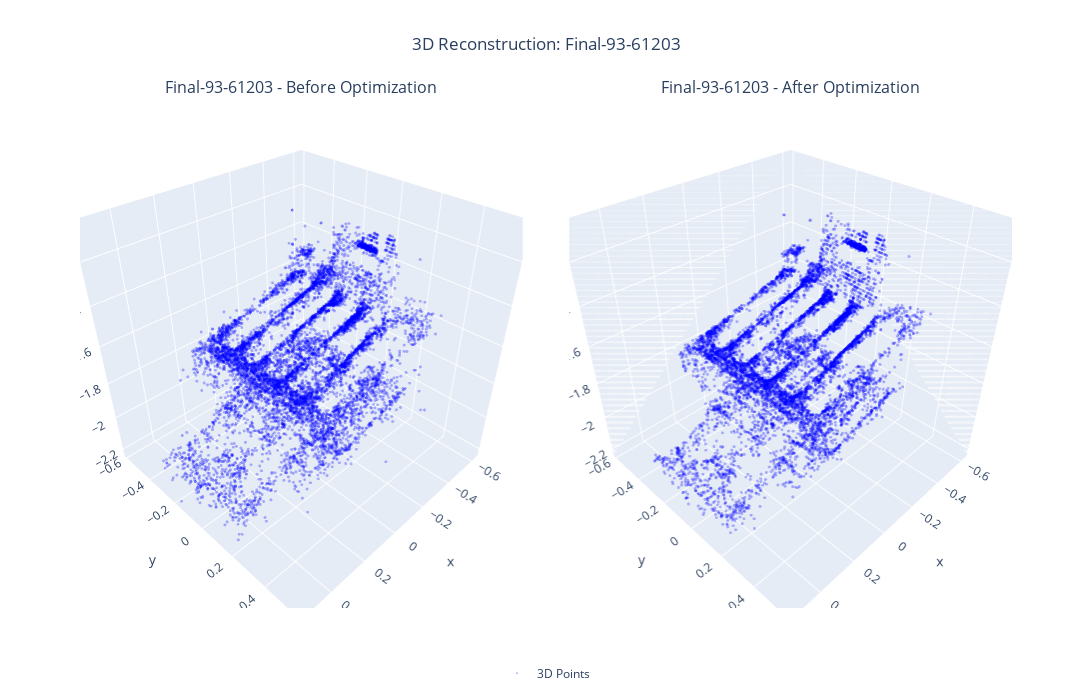

This figure's notebook cell:
### Code cell
check_memory_status()
run_single_dataset(0, verbose=True)  
force_cleanup()

### Figure 1 — Plotly figure (JSON) as saved in the notebook; plotly's stock layout.template omitted (floating-point values rounded to 4 significant figures; data arrays with more than 128 entries replaced by an {"elided": "..."} marker saying what was removed)
{"data": [{"marker": {"color": "blue", "opacity": 0.3, "size": 1}, "mode": "markers", "name": "3D Points", "scene": "scene", "showlegend": true, "type": "scatter3d", "x": {"elided": "10000 float values"}, "y": {"elided": "10000 float values"}, "z": {"elided": "10000 float values"}}, {"marker": {"color": "blue", "opacity": 0.3, "size": 1}, "mode": "markers", "name": "3D Points", "scene": "scene2", "showlegend": false, "type": "scatter3d", "x": {"elided": "10000 float values"}, "y": {"elided": "10000 float values"}, "z": {"elided": "10000 float values"}}], "layout": {"annotations": [{"font": {"size": 16}, "showarrow": false, "text": "Final-93-61203 - Before Optimization", "x": 0.2375, "xanchor": "center", "xref": "paper", "y": 1, "yanchor": "bottom", "yref": "paper"}, {"font": {"size": 16}, "showarrow": false, "text": "Final-93-61203 - After Optimization", "x": 0.7625, "xanchor": "center", "xref": "paper", "y": 1, "yanchor": "bottom", "yref": "paper"}], "height": 700, "legend": {"orientation": "h", "x": 0.5, "xanchor": "center", "y": -0.1}, "scene": {"aspectmode": "cube", "domain": {"x": [0, 0.475], "y": [0, 1]}, "xaxis": {"range": [-0.6531, 0.5654]}, "yaxis": {"range": [-0.6175, 0.601]}, "zaxis": {"range": [-2.247, -1.029]}}, "scene2": {"aspectmode": "cube", "domain": {"x": [0.525, 1], "y": [0, 1]}, "xaxis": {"range": [-0.6531, 0.5654]}, "yaxis": {"range": [-0.6175, 0.601]}, "zaxis": {"range": [-2.247, -1.029]}}, "showlegend": true, "title": {"text": "3D Reconstruction: Final-93-61203", "x": 0.5}, "width": 1400}}
